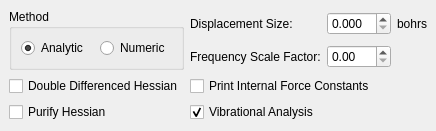
         <widget class="QWidget" name="hessianWidget" >
          <layout class="QGridLayout" >
           <property name="leftMargin" >
            <number>9</number>
           </property>
           <property name="topMargin" >
            <number>9</number>
           </property>
           <property name="rightMargin" >
            <number>9</number>
           </property>
           <property name="bottomMargin" >
            <number>9</number>
           </property>
           <property name="horizontalSpacing" >
            <number>6</number>
           </property>
           <property name="verticalSpacing" >
            <number>6</number>
           </property>
           <item row="3" column="1" colspan="2" >
            <widget class="QCheckBox" name="hessianVibrationalCheck" >
             <property name="text" >
              <string>Vibrational Analysis</string>
             </property>
             <property name="checked" >
              <bool>true</bool>
             </property>
            </widget>
           </item>
           <item rowspan="2" row="0" column="0" >
            <widget class="QGroupBox" name="hessianMethodBox" >
             <property name="title" >
              <string>Method</string>
             </property>
             <layout class="QHBoxLayout" >
              <property name="spacing" >
               <number>6</number>
              </property>
              <property name="leftMargin" >
               <number>9</number>
              </property>
              <property name="topMargin" >
               <number>9</number>
              </property>
              <property name="rightMargin" >
               <number>9</number>
              </property>
              <property name="bottomMargin" >
               <number>9</number>
              </property>
              <item>
               <widget class="QRadioButton" name="hessianAnalyticRadio" >
                <property name="text" >
                 <string>Analytic</string>
                </property>
                <property name="checked" >
                 <bool>true</bool>
                </property>
               </widget>
              </item>
              <item>
               <widget class="QRadioButton" name="hessianNumericRadio" >
                <property name="text" >
                 <string>Numeric</string>
                </property>
               </widget>
              </item>
             </layout>
            </widget>
           </item>
           <item row="2" column="0" >
            <widget class="QCheckBox" name="hessianDoubleCheck" >
             <property name="text" >
              <string>Double Differenced Hessian</string>
             </property>
            </widget>
           </item>
           <item row="2" column="1" colspan="2" >
            <widget class="QCheckBox" name="hessianPrintCheck" >
             <property name="text" >
              <string>Print Internal Force Constants</string>
             </property>
            </widget>
           </item>
           <item row="0" column="1" >
            <widget class="QLabel" name="label_33" >
             <property name="text" >
              <string>Displacement Size:</string>
             </property>
            </widget>
           </item>
           <item row="3" column="0" >
            <widget class="QCheckBox" name="hessianPurifyCheck" >
             <property name="text" >
              <string>Purify Hessian</string>
             </property>
            </widget>
           </item>
           <item row="1" column="1" >
            <widget class="QLabel" name="label_31" >
             <property name="text" >
              <string>Frequency Scale Factor:</string>
             </property>
            </widget>
           </item>
           <item row="0" column="3" >
            <widget class="QLabel" name="label_32" >
             <property name="text" >
              <string>bohrs</string>
             </property>
            </widget>
           </item>
           <item row="0" column="2" >
            <widget class="QDoubleSpinBox" name="hessianDisplacementDouble" >
             <property name="decimals" >
              <number>3</number>
             </property>
            </widget>
           </item>
           <item row="1" column="2" >
            <widget class="QDoubleSpinBox" name="hessianScaleDouble" />
           </item>
           <item row="4" column="0" >
            <spacer>
             <property name="orientation" >
              <enum>Qt::Vertical</enum>
             </property>
             <property name="sizeHint" >
              <size>
               <width>20</width>
               <height>0</height>
              </size>
             </property>
            </spacer>
           </item>
          </layout>
         </widget>
